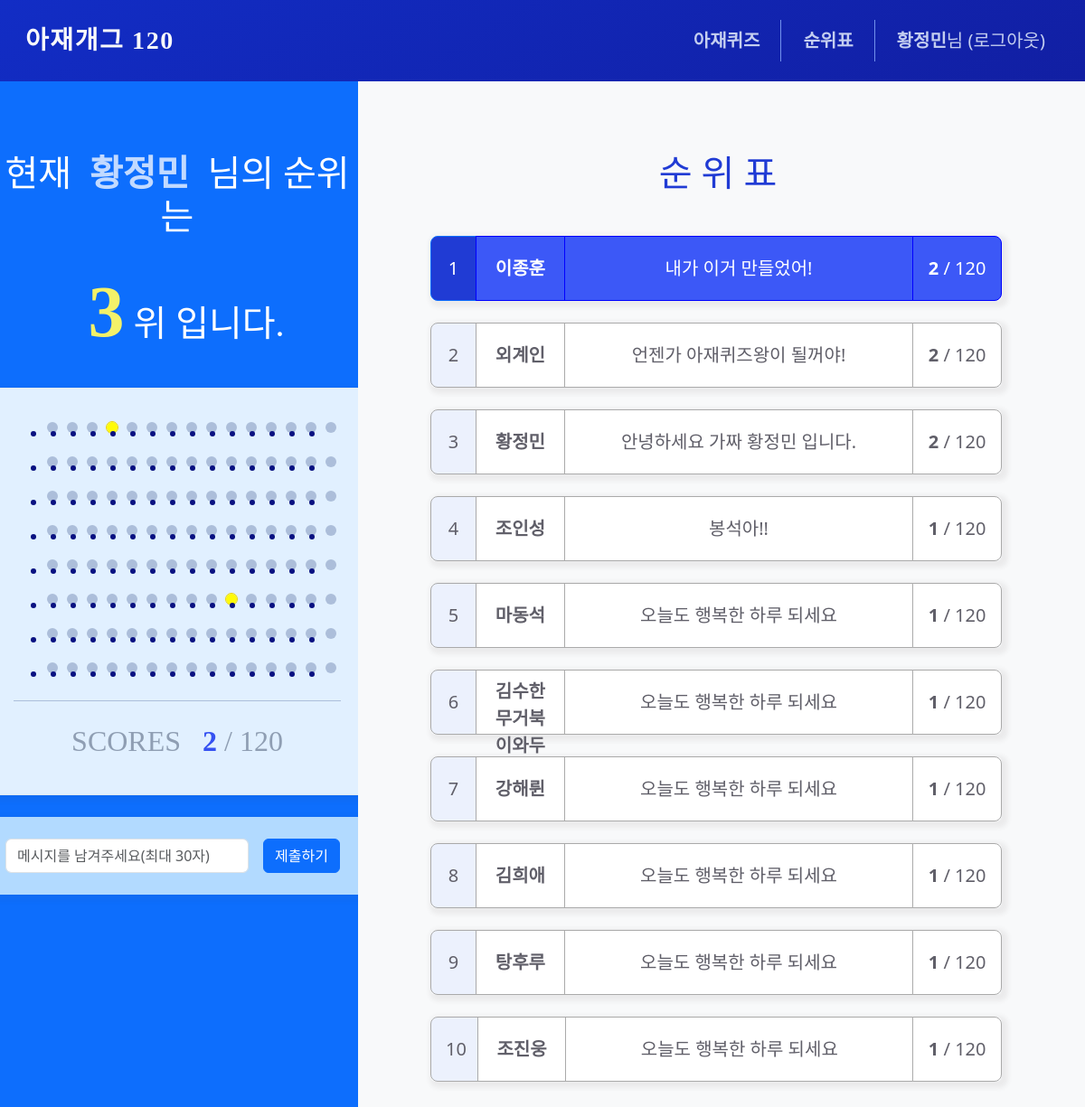
The app's page /rank/status/ (signed in) with its own data.
### homepage/models.py (models this page shows)
class Users(db.Model):
    __tablename__ = 'users'
    id = db.Column(db.Integer, primary_key=True)
    username = db.Column(db.String(50), unique=True, nullable=False)
    password = db.Column(db.String(200), nullable=False)
    email = db.Column(db.String(120), unique=True, nullable=False)
    comment = db.Column(db.String(20), nullable=True)
    @classmethod
    def get_users_data(cls):
        users = cls.query.join(Solved, cls.id == Solved.user_id).group_by(cls.id).order_by(
            db.func.count(Solved.quiz_id).desc()
        ).all()
        for user in users:
            user.comment = user.comment or '오늘도 행복한 하루 되세요'
            user.quiz_id_count = Solved.query.filter_by(user_id=user.id).count()
        return users

### homepage/views/rank_views.py (the view)
@bp.route('/status/', methods=('GET', 'POST'))
@login_required
def rank():
    solved = Solved.query.filter_by(user_id=g.user.id).all()
    solved_quiz_ids = []
    for solve in solved:
        solved_quiz_ids.append(solve.quiz_id)
    all_user_data = Users.get_users_data()
    form = RankForm()
    if request.method == 'POST' and form.validate_on_submit():
        user = Users.query.filter_by(id=g.user.id).first()
        user.comment = form.comment.data
        db.session.commit()
        return redirect(url_for('rank.rank'))
    return render_template('rank/rank.html', solved_quiz_ids=solved_quiz_ids, all_user_data=all_user_data, form = form)

### homepage/forms.py
class RankForm(FlaskForm):
    comment = StringField('코멘트', validators=[DataRequired(), Length(max=30, message='글자수는 최대 30자까지 가능합니다.')])

### homepage/views/auth_views.py (called while the page is built)
@bp.before_app_request
def load_logged_in_user():
    user_id = session.get('user_id')
    if user_id is None:
        g.user = None
    else:
        g.user = Users.query.get(user_id)

def login_required(view):
    @functools.wraps(view)
    def wrapped_view(*args, **kwargs):
        if g.user is None:
            _next = request.url if request.method == 'GET' else ''
            return redirect(url_for('auth.login', next=_next))
        return view(*args, **kwargs)
    return wrapped_view

### homepage/templates/rank/rank.html (shortened to what this page needs)
{% extends 'base.html' %}
{% block content %}
<link rel="stylesheet" href="https://cdnjs.cloudflare.com/ajax/libs/meyer-reset/2.0/reset.min.css" />
<div class="nav-background-behind"></div>
<div class="container-fruid whole_wrap">
    <div class="row">
        <div class="col-lg-4 quiz_wrap bg-primary">
            <div class="d-flex flex-wrap justify-content-center align-items-start mx-3 my-4 p-3">
                <div class="container-fruid ms-2">
                    <div class="mx-2 my-4 text-center">
                        {% if solved_quiz_ids == [] %}
                            <h1 class="rank-text-user">현재&nbsp;&nbsp;<b class="text-white text-opacity-75">{{
                                    g.user.username }}</b>&nbsp;&nbsp;님은</h1>
                            <h1 class="rank-text-user">풀어낸 퀴즈가 없습니다.</h1>
                        {% else %}
                            <h1 class="rank-text-user">현재&nbsp;&nbsp;<b class="text-white text-opacity-75">{{
                                    g.user.username }}</b>&nbsp;&nbsp;님의 순위는</h1>
                            <h1 class="rank-text-user"><b class="rank-number-user">
                                    {% for user in all_user_data %}{% if user.id == g.user.id %}{{ loop.index }}{% endif
                                    %}{% endfor %}</b>위 입니다.</h1>
                        {% endif %}
                    </div>
                    <div class="rank-scores-box">
                        <div class="">
                            {% for i in range(1, 9)%}
                            <ul class="circles">
                                {% for j in range((15*(i-1))+1,(15*(i-1))+16) %}
                                {% if j in solved_quiz_ids %}
                                <li class="rank-circle-solved" id="score{{ j }}"></li>
                                {% else %}
                                <li class="rank-circle" id="score{{ j }}"></li>
                                {% endif %}
                                {% endfor %}
                            </ul>
                            {% endfor %}
                        </div>
                        <div class="text-center rank-scores-text">
                            <h2>SCORES&nbsp;&nbsp;&nbsp;<b class="rank-scores-number">{{
                                    solved_quiz_ids|length }}</b>&nbsp;/&nbsp;120</h2>
                        </div>
                    </div>
                    <div class="rank-input-box">
                        <form class="row g-3" method="POST" action=""
                            style="margin-bottom : calc(-1 * var(--bs-gutter-y));">
                            <div class="col-auto" style="width:72%;">
                                <input class="form-control" type="text" id="comment" name="comment"
                                    value="{{ form.comment.data or '' }}" placeholder="메시지를 남겨주세요(최대 30자)">
                            </div>
                            <div class="col-auto" style="width:28%;">
                                <button type="submit" id="messageBtn" class="btn btn-primary mb-3">제출하기</button>
                            </div>
                        </form>
                    </div>
                </div>
            </div>
        </div>
        <div class="col-sm-8 quiz_wrap bg-light">
            <div class="d-flex flex-wrap justify-content-center align-items-start mx-3 my-4 p-3">
                <div class="container">
                    <div class="mx-3 my-4 text-center">
                        <h1 class="rank-text">순 위 표</h1>
                    </div>
                    {% for user in all_user_data %}
                    <div class="row m-4 pe-4">
                        <div class="btn-group btn-group-lg rank-group" role="group" aria-label="Large button group">
                            {% if loop.index == 1 %}
                            <button type="button" class="col-1 btn btn-primary rank-1st-number" disabled>{{
                                loop.index }}</button>
                            <button type="button" class="col-2 btn btn-primary rank-1st-content" disabled><b
                                    class="fw-bold">{{user.username}}</b></button>
                            <button type="button" class="col-8 btn btn-primary rank-1st-content"
                                disabled>{{user.comment}}</button>
                            <button type="button" class="col-2 btn btn-primary rank-1st-content" disabled><b
                                    class="fw-bold">{{user.quiz_id_count}}</b> / 120</button>
                            {% else %}
                            <button type="button" class="col-1 btn btn-primary rank-nth-number" disabled>{{
                                loop.index }}</button>
                            <button type="button" class="col-2 btn btn-outline-primary rank-nth-content" disabled><b
                                    class="fw-bold">{{user.username}}</b></button>
                            <button type="button" class="col-8 btn btn-outline-primary rank-nth-content"
                                disabled>{{user.comment}}</button>
                            <button type="button" class="col-2 btn btn-outline-primary rank-nth-content" disabled><b
                                    class="fw-bold">{{user.quiz_id_count}}</b> / 120</button>
                            {% endif %}
                        </div>
                    </div>
                    {% endfor %}
                </div>
            </div>
        </div>
    </div>
</div>
{% endblock %}

### homepage/templates/navbar.html (shortened to what this page needs)
<nav class="navbar navbar-expand-lg navbar-light nav-gradient-background" style="
    position: absolute; width: 100%; z-index: 9999;" id="navbar">
    <div class="container-fluid">
        <a class="navbar-brand text-light fw-bold p-3 fs-3 nav-font nav-line-height"
            href="{{ url_for('main.index') }}">아재개그&nbsp;120</a>
        {% if g.user %}
        <div class="collapse navbar-collapse justify-content-end px-2 fs-5" id="navbarSupportedContent"
            style="flex-grow:0;">
            <ul class="navbar-nav me-3">
                {% if all_user_data %}
                <li class="nav-item me-3 nav-rank">
                    <a class="nav-link text-nav" href="{{ url_for('status.show') }}"><b class="fw-bold">아재퀴즈</b></a>
                </li>
                {% endif %}
                <li class="nav-item me-3 nav-rank">
                    <a class="nav-link text-nav" href="{{ url_for('rank.rank') }}"><b class="fw-bold">순위표</b></a>
                </li>
                <li class="nav-item">
                    <a class="nav-link text-nav" href="{{ url_for('auth.logout') }}"><b class="fw-bold">{{
                            g.user.username }}</b>님 (로그아웃)</a>
                </li>
            </ul>
                {% endif %}
            </div>
        </div>
</nav>

### homepage/static/style.css (style rules this page uses)
html, body { scroll-behavior: smooth; }
body { overflow: hidden; }
.rank-text { padding: 20px; font-family: 'EliceDigitalBaeum_Bold'; color: #203bd4; font-size: 2.5em; margin-right: 20px; }
.rank-text-user { padding-top: 20px; padding-bottom: 4px; font-family: 'EliceDigitalBaeum_Bold'; color: #ffffff; font-size: 2.5em; }
.rank-number-user { color:#f3f169; padding-left:20px; padding-right:10px; font-size: 2em; }
.rank-scores-number { color: #3551f1; }
.rank-scores-text { margin-top:25px; border-top: 1px solid #acbeda; padding-top:25px; font-family: 'EliceDigitalBaeum_Bold'; color: #8f9eb3; font-size: 1.2em; }
.rank-scores-box { padding: 2rem 2rem; margin-top: 2rem; border: 1px solid transparent; border-radius: 0.6rem; color: #091181; background-color: #e1f0ff; border-color: #e1e9ee; box-shadow: 3px 3px 5px 4px rgb(77, 71, 71, 0.05); }
.rank-group { height: 4.5rem; box-shadow: 3px 3px 5px 4px rgb(77, 71, 71, 0.075); padding-left: 0 !important; padding-right: 0 !important; }
.rank-circle { background-color: #acbeda; width: 12px; height: 12px; border-radius: 50%; margin: 5px; }
.rank-input-box { padding: 1.5rem 1.5rem; margin-top: 1.5rem; border-radius: 0.6rem; color: #091181; background-color: #b2daff; border-color: #e1e9ee; box-shadow: 3px 3px 5px 4px rgb(77, 71, 71, 0.05); }
.rank-1st-number:disabled { background-color: #203bd4; }
.rank-1st-content:disabled { background-color: #3c58f7; border: 1px solid blue; }
.rank-nth-number:disabled { color: #605f69; background-color: #ecf1fd; border: 1px solid #aaa; }
.rank-nth-content:disabled { color: #605f69; background-color: #fff; border: 1px solid #aaa; }
.btn-group button:disabled { opacity: 100%; }
.circles { display: flex; flex-wrap: nowrap; justify-content: center; align-items: center; }
.nav-font { font-family: 'EliceDigitalBaeum_Bold'; letter-spacing: 0.1rem; }
.nav-line-height { line-height: 1.5; }
.nav-gradient-background { background: linear-gradient(-30deg, #121b9c, #1622ce, #111a97, #122dc5); background-size: 400% 400%; animation: gradient 8s ease infinite; }
.nav-background-behind { position: fixed; width: 100%; height: 85px; }
.whole_wrap { overflow: hidden; height: 100vh; padding-top: 85px; }
.text-nav { color: #c4cef0 !important; }

### records on screen
Users: user.username "황정민", username "황정민", comment "안녕하세요 가짜 황정민 입니다.", quiz_id_count "2"
Users: username "이종훈", comment "내가 이거 만들었어!", quiz_id_count "2"
Users: username "외계인", comment "언젠가 아재퀴즈왕이 될꺼야!", quiz_id_count "2"
Users: username "조인성", comment "봉석아!!", quiz_id_count "1"
Users: username "마동석", comment "오늘도 행복한 하루 되세요", quiz_id_count "1"
Users: username "김수한무거북이와두루미", comment "오늘도 행복한 하루 되세요", quiz_id_count "1"
Users: username "강해륀", comment "오늘도 행복한 하루 되세요", quiz_id_count "1"
Users: username "김희애", comment "오늘도 행복한 하루 되세요", quiz_id_count "1"
Users: username "탕후루", comment "오늘도 행복한 하루 되세요", quiz_id_count "1"
Users: username "조진웅", comment "오늘도 행복한 하루 되세요", quiz_id_count "1"

### other values on screen
{{ solved_quiz_ids|length }} "2"
